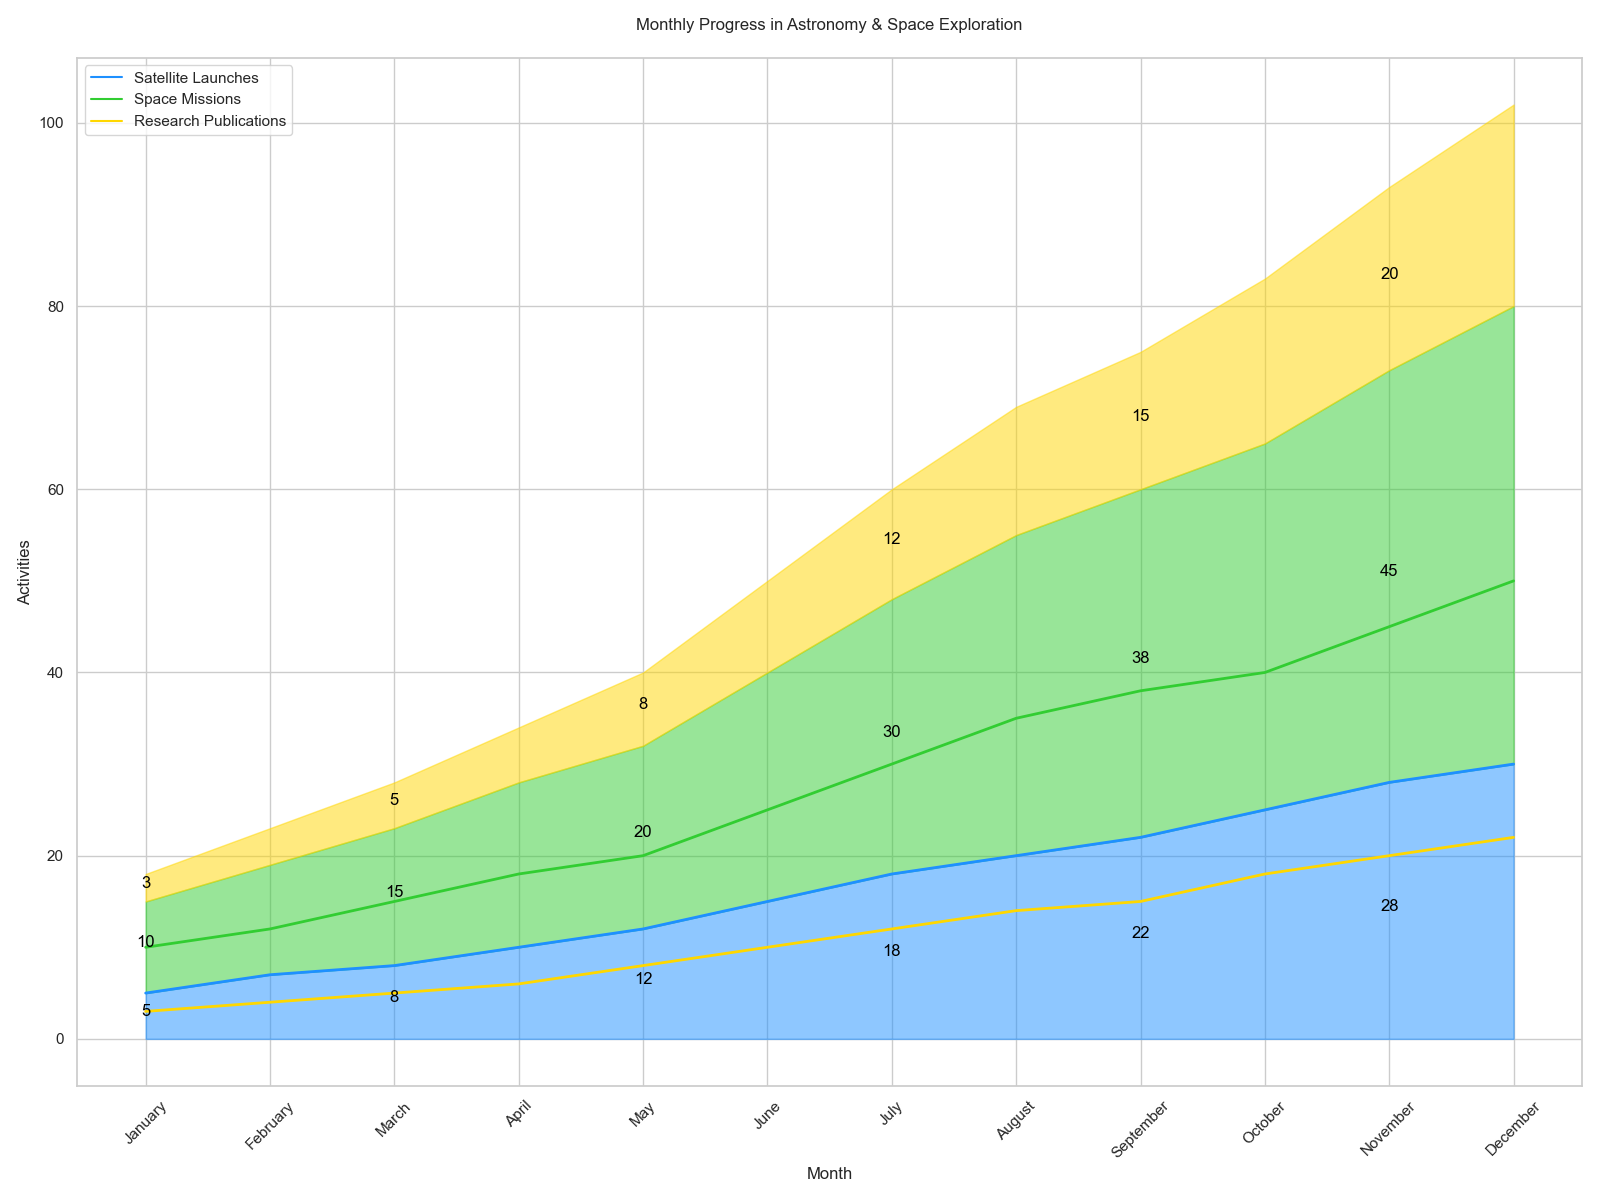

Here is the Python script that generated this plot:

import pandas as pd
import seaborn as sns
import matplotlib.pyplot as plt

data = {
    'Month': ['January', 'February', 'March', 'April', 'May', 'June',
              'July', 'August', 'September', 'October', 'November', 'December'],
    'Satellite Launches': [5, 7, 8, 10, 12, 15, 18, 20, 22, 25, 28, 30],
    'Space Missions': [10, 12, 15, 18, 20, 25, 30, 35, 38, 40, 45, 50],
    'Research Publications': [3, 4, 5, 6, 8, 10, 12, 14, 15, 18, 20, 22]
}

df = pd.DataFrame(data)
df_melted = df.melt(id_vars='Month', var_name='Category', value_name='Values')
df_melted['Month'] = pd.Categorical(df_melted['Month'], categories=data['Month'], ordered=True)

plt.figure(figsize=(16, 12))
sns.set(style="whitegrid")

colors = ["#1E90FF", "#32CD32", "#FFD700"]  # Satellite Launches, Space Missions, Research Publications

sns.lineplot(data=df_melted, x='Month', y='Values', hue='Category', palette=colors, sort=False, lw=2)

plt.fill_between(data['Month'], df["Satellite Launches"], color="#1E90FF", alpha=0.5)
plt.fill_between(data['Month'], df["Satellite Launches"], df["Satellite Launches"] + df["Space Missions"], color="#32CD32", alpha=0.5)
plt.fill_between(data['Month'], df["Satellite Launches"] + df["Space Missions"], df["Satellite Launches"] + df["Space Missions"] + df["Research Publications"], color="#FFD700", alpha=0.5)

for idx, month in enumerate(data['Month']):
    if idx % 2 == 0:
        plt.text(x=idx, y=df.loc[idx, "Satellite Launches"]/2, s=df.loc[idx, "Satellite Launches"], ha='center', color='black')
        plt.text(x=idx, y=df.loc[idx, "Satellite Launches"] + df.loc[idx, "Space Missions"]/2, s=df.loc[idx, "Space Missions"], ha='center', color='black')
        plt.text(x=idx, y=df.loc[idx, "Satellite Launches"] + df.loc[idx, "Space Missions"] + df.loc[idx, "Research Publications"]/2, s=df.loc[idx, "Research Publications"], ha='center', color='black')

plt.xlabel('Month')
plt.ylabel('Activities')
plt.title('Monthly Progress in Astronomy & Space Exploration', pad=20)
plt.xticks(rotation=45)
plt.legend(loc='upper left')

plt.tight_layout()
plt.show()
